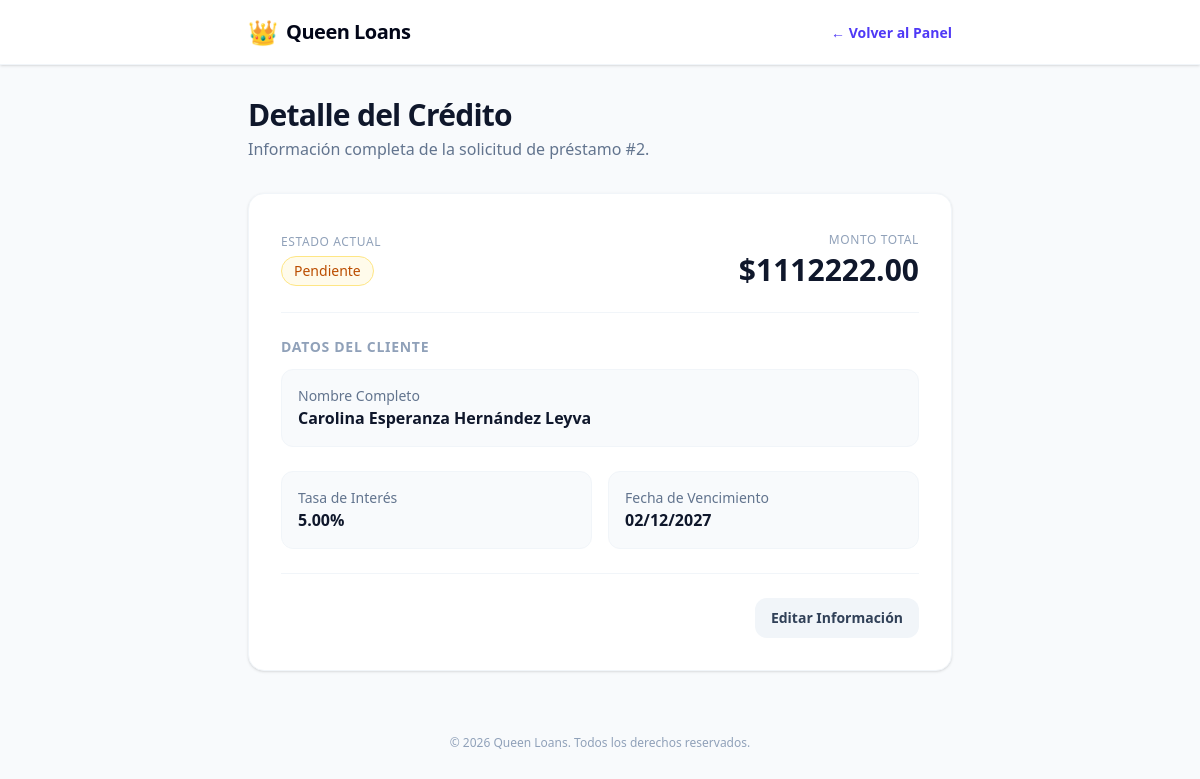
Page /2/ on the committed database.
### loans/models.py (models this page shows, shortened)
class Prestamo(models.Model):
    cliente = models.ForeignKey(Cliente, on_delete=models.CASCADE, related_name="prestamos")
    categorias = models.ManyToManyField(Categoria, related_name="prestamos")
    monto = models.DecimalField(max_digits=10, decimal_places=2)
    tasa_interes = models.DecimalField(max_digits=5, decimal_places=2)
    fecha_inicio = models.DateField(default=timezone.now)
    fecha_vencimiento = models.DateField()
    estado = models.CharField(
        max_length=20,
        choices=[
            ("pendiente", "Pendiente"),
            ("pagado", "Pagado"),
            ("atrasado", "Atrasado"),
        ],
        default="pendiente"
    )

class Cliente(models.Model):
    nombre = models.CharField(max_length=100)
    apellido = models.CharField(max_length=100)
    email = models.EmailField(unique=True)
    telefono = models.CharField(max_length=15, blank=True, null=True)
    direccion = models.TextField(blank=True, null=True)
    fecha_registro = models.DateTimeField(default=timezone.now)
    fecha_nacimiento = models.DateField(null=True, blank=True)

### loans/views.py (the view)
# urls.py: path("<int:loan_id>/", views.loan_detail, name="loan_detail"),
def loan_detail(request, loan_id):
    prestamo = get_object_or_404(Prestamo, id=loan_id)
    return render(request, "loans/loan_detail.html", {"prestamo": prestamo})

### loans/templates/loans/loan_detail.html (shortened to what this page needs)
<!DOCTYPE html>
<html lang="es">
<head>
    <script src="https://cdn.jsdelivr.net/npm/@tailwindcss/browser@4"></script>
</head>
<body class="bg-slate-50 min-h-screen antialiased text-slate-800">
    <nav class="bg-white border-b border-slate-100 sticky top-0 z-50 shadow-sm">
        <div class="max-w-3xl mx-auto px-4 sm:px-6 lg:px-8">
            <div class="flex justify-between h-16 items-center">
                <div class="flex items-center gap-2">
                    <span class="text-2xl">👑</span>
                    <span class="text-xl font-black tracking-tight text-slate-950">Queen Loans</span>
                </div>
                <div>
                    <a href="/" class="text-sm font-semibold text-indigo-600 hover:text-indigo-700 transition-colors">
                        &larr; Volver al Panel
                    </a>
                </div>
            </div>
        </div>
    </nav>
    <main class="max-w-3xl mx-auto px-4 sm:px-6 lg:px-8 py-8">
        <div class="mb-8">
            <h1 class="text-3xl font-extrabold tracking-tight text-slate-900">Detalle del Crédito</h1>
            <p class="text-slate-500 mt-1">Información completa de la solicitud de préstamo #{{ prestamo.id }}.</p>
        </div>
        <div class="bg-white rounded-2xl border border-slate-100 shadow-sm overflow-hidden p-8 space-y-6">
            <div class="flex justify-between items-center pb-6 border-b border-slate-100">
                <div>
                    <span class="text-xs font-medium text-slate-400 uppercase tracking-wider">Estado Actual</span>
                    <div class="mt-1">
                        {% if prestamo.estado == 'pagado' %}
                            <span class="inline-flex items-center px-3 py-1 rounded-full text-sm font-medium bg-green-50 text-green-700 border border-green-200">Pagado</span>
                        {% elif prestamo.estado == 'atrasado' %}
                            <span class="inline-flex items-center px-3 py-1 rounded-full text-sm font-medium bg-red-50 text-red-700 border border-red-200">Atrasado</span>
                        {% else %}
                            <span class="inline-flex items-center px-3 py-1 rounded-full text-sm font-medium bg-amber-50 text-amber-700 border border-amber-200">Pendiente</span>
                        {% endif %}
                    </div>
                </div>
                <div class="text-right">
                    <span class="text-xs font-medium text-slate-400 uppercase tracking-wider">Monto Total</span>
                    <p class="text-3xl font-black text-slate-900 mt-0.5">${{ prestamo.monto }}</p>
                </div>
            </div>
            <div>
                <h3 class="text-sm font-bold text-slate-400 uppercase tracking-wider mb-3">Datos del Cliente</h3>
                <div class="bg-slate-50 rounded-xl p-4 border border-slate-100">
                    <p class="text-sm text-slate-500">Nombre Completo</p>
                    <p class="text-base font-semibold text-slate-900">{{ prestamo.cliente.nombre }} {{ prestamo.cliente.apellido }}</p>
                </div>
            </div>
            <div class="grid grid-cols-1 md:grid-cols-2 gap-4">
                <div class="bg-slate-50 rounded-xl p-4 border border-slate-100">
                    <p class="text-sm text-slate-500">Tasa de Interés</p>
                    <p class="text-base font-semibold text-slate-900">{{ prestamo.tasa_interes }}%</p>
                </div>
                <div class="bg-slate-50 rounded-xl p-4 border border-slate-100">
                    <p class="text-sm text-slate-500">Fecha de Vencimiento</p>
                    <p class="text-base font-semibold text-slate-900">{{ prestamo.fecha_vencimiento|date:"d/m/Y" }}</p>
                </div>
            </div>
            <div class="pt-6 border-t border-slate-100 flex justify-end gap-3">
                <a href="{% url 'Loans:loan_update' prestamo.id %}" class="px-4 py-2.5 bg-slate-100 hover:bg-slate-200 text-slate-700 text-sm font-semibold rounded-xl transition-all text-center">
                    Editar Información
                </a>
            </div>
        </div>
    </main>
    <footer class="max-w-3xl mx-auto px-4 text-center text-xs text-slate-400 py-8">
        &copy; 2026 Queen Loans. Todos los derechos reservados.
    </footer>
</body>
</html>

### rows in the picture
Prestamo: id "2", monto "1112222.00", cliente.nombre "Carolina Esperanza", cliente.apellido "Hernández Leyva", tasa_interes "5.00", fecha_vencimiento "02/12/2027"
